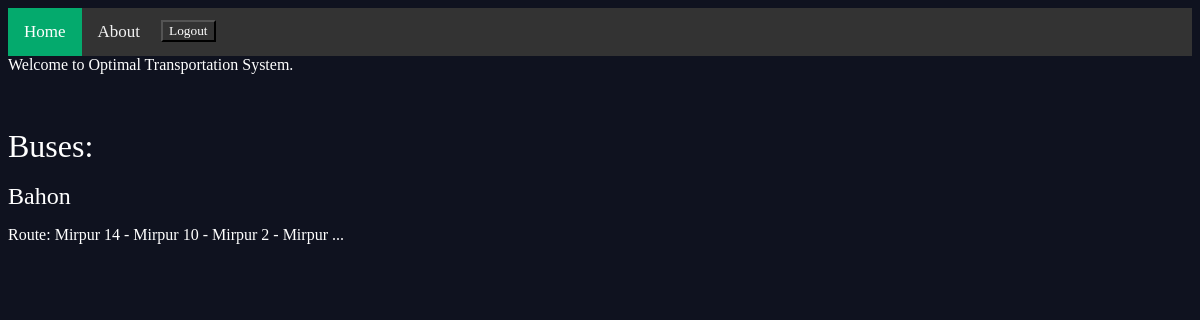
The app's page /main/ (signed in), older data.
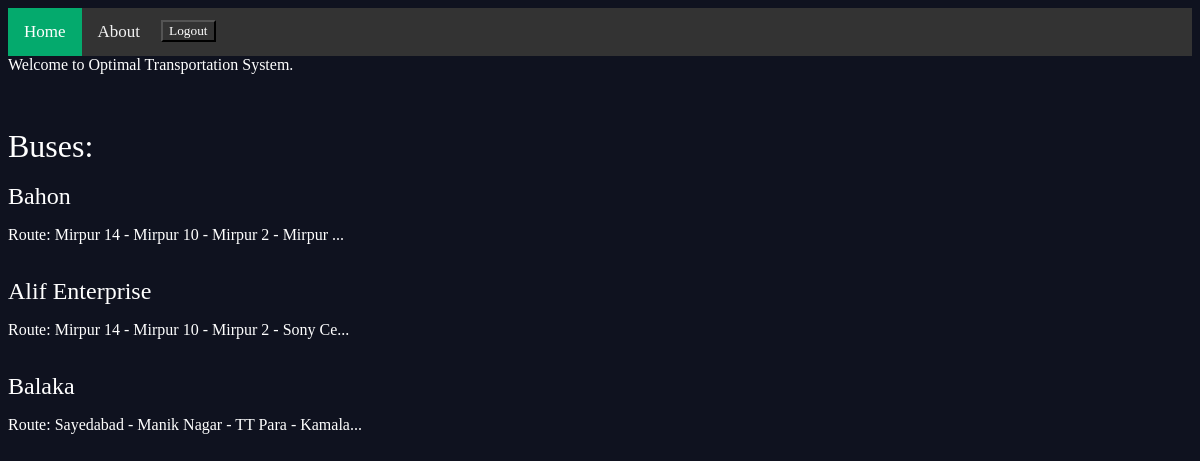
The same page, newer data.
### main/models.py (models this page shows, shortened)
class Article(models.Model):
    title = models.CharField(max_length=100)
    slug = models.SlugField()
    body = models.TextField()
    date = models.DateTimeField(auto_now_add=True)
    def snippet(self):
        return self.body[:50] + "..."

### main/views.py (the view)
@login_required(login_url="/accounts/login/")
def homepage(request):
    buses = Article.objects.all().order_by('date')
    return render(request, 'main/homepage.html', {'articles': buses})

### main/templates/main/homepage.html
{% extends 'base_layout.html' %}
{% block content %}
<marquee scrollamount="20" height="20">Welcome to Optimal Transportation System.</marquee>
<br />
<br />
<br />
    <div class="articles">
        <h1>Buses: </h1>
        <br >
        {% for article in articles %}
        <div class="article">
            <h2><a href="{% url 'articles:detail' slug=article.slug %}">{{ article.title }}</a></h2>
            <p>{{ article.snippet }}</p>
        </div>
        <br >
        {% endfor %}
    </div>
{% endblock %}

Row changes from the older to the newer data that the page shows:
added Article: title "Alif Enterprise", snippet "Route: Mirpur 14 - Mirpur 10 - Mirpur 2 - Sony Ce..."
added Article: title "Balaka", snippet "Route: Sayedabad - Manik Nagar - TT Para - Kamala..."
